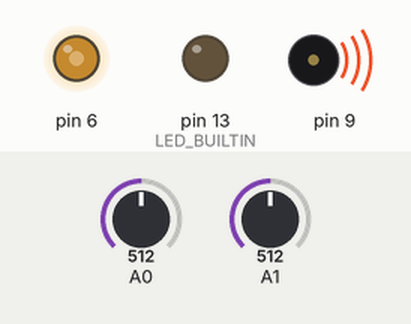
Simulated run of this sketch. Board: Arduino Uno, built with avr-gcc and run on an emulated ATmega328P. Shown: output pins drawn as LEDs (lit = HIGH), buzzer (waves = sounding). Inputs (shaded band) come from the test bench; at power-on: A0 = 512, A1 = 512. What the sketch prints to the serial monitor is not drawn.

Above: at 1.2 s.
1.3 s: A0 set to 716
At 2.4 s:
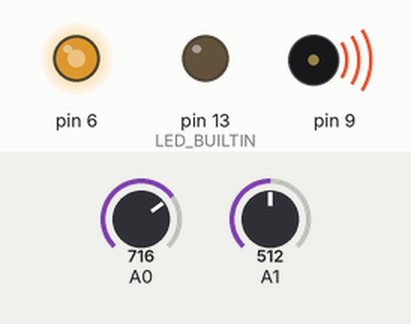
2.8 s: A0 set to 900
At 3.5 s:
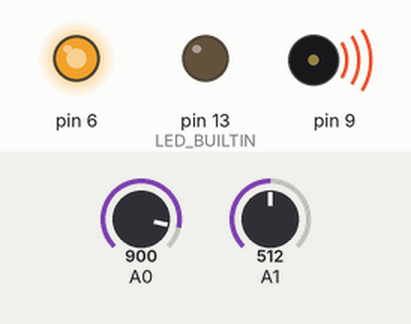
4.3 s: A0 set to 122
At 4.6 s:
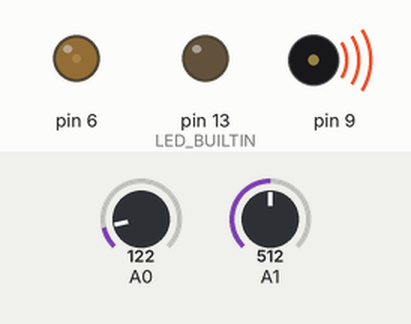
5.8 s: A0 set to 0
At 6.9 s:
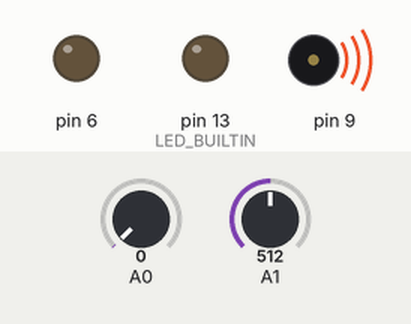
7.3 s: A0 set to 511
At 8.1 s:
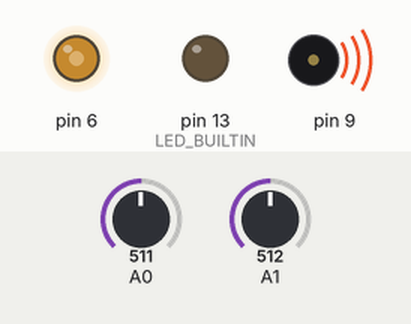
Timing chart, 0 to 9.8 s (numbered marks = the images above; inputs shaded):
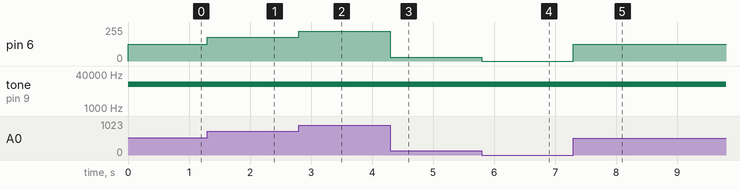

Measured:
- after the input at 1.3 s, pin 6: 127/255 → 178/255 at once
- after the input at 2.8 s, pin 6: 178/255 → 224/255 at once
- after the input at 4.3 s, pin 6: 224/255 → 30/255 at once
- after the input at 5.8 s, pin 6: 30/255 → 0/255 at once
- after the input at 7.3 s, pin 6: 0/255 → 127/255 at once

The sketch:

lab3p3.ino
```cpp
void setup()
{
  pinMode(LED_BUILTIN, OUTPUT);
  pinMode(9, OUTPUT);
  pinMode(A0, INPUT);
  pinMode(6, OUTPUT);
  pinMode(A1, INPUT);
  Serial.begin(9600);
}


void loop()
{

  int pot_in = analogRead(A1);
  int pot_to_tone = map(pot_in, 0, 1023, 9000, 17000);
  Serial.println(pot_to_tone);
    tone(9, pot_to_tone);

      int sensor = analogRead(A0);


  int sensoradj = map(sensor, 0, 1023, 0, 255);

  //analog write wants a value of 0-255
  analogWrite(6, sensoradj);
}
```
